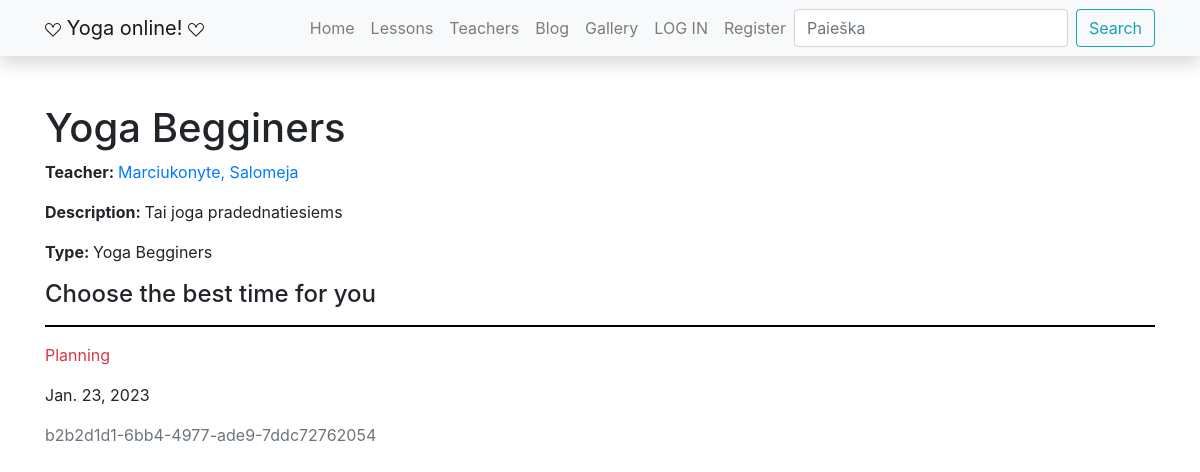
Page /yoga/lessons/1 on the earlier database version.
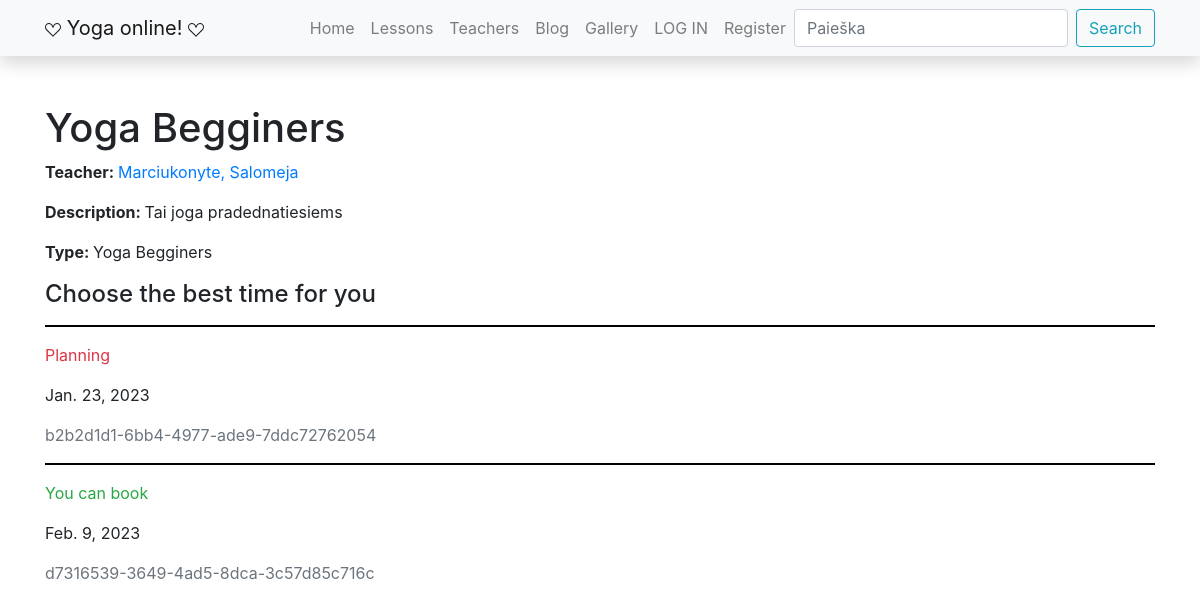
Same page on the later database version.
### yoga/models.py (models this page shows, shortened)
class LessonInstance(models.Model):
    id = models.UUIDField(primary_key=True, default=uuid.uuid4, help_text='Unique lesson code')
    lesson = models.ForeignKey('Lesson', on_delete=models.SET_NULL, null=True)
    due_back = models.DateField('Will be available', null=True, blank=True)
    LOAN_STATUS = (
        ('p', 'Planning'),
        ('a', 'Not available'),
        ('b', 'You can book'),
        ('r', 'Reserved')
    )
    status = models.CharField(
        max_length=1,
        choices=LOAN_STATUS,
        blank=True,
        default='p',
        help_text='Status'
    )
    student = models.ForeignKey(User, on_delete=models.SET_NULL, null=True, blank=True)
    class Meta:
        ordering = ['due_back']  # admin svetainės settingas, kaip rikiuojama

### yoga/views.py (the view)
# urls.py: path('lessons/<int:pk>', views.LessonDetailView.as_view(), name='lesson-detail'),
class LessonDetailView(generic.DetailView):
    model = Lesson  # šablonui autosukuriamas kintamas book
    template_name = 'lesson_detail_styled.html'

### yoga/models.py (called while the page is built)
    def __str__(self):
        return self.name

    def __str__(self):
        return f'{self.last_name}, {self.first_name}'

### yoga/templates/lesson_detail_styled.html
{% extends "base.html" %}
{% block content %}
<h1>{{ lesson.title }} </h1>
<p><strong>Teacher: </strong><a href="{% url 'teacher-detail' lesson.teacher.id %}">{{ lesson.teacher }}</a></p>
<p><strong>Description: </strong>{{ lesson.summary }} </p>
<p><strong>Type: </strong>{{ lesson.type.all|join:", " }}</p>
<h4>Choose the best time for you</h4>
{% for lesson_inst_obj in lesson.lessoninstance_set.all %}
<hr>
<p class="{% if lesson_inst_obj.status == 'b' %}text-success
{% elif lesson_inst_obj.status == 'p' %}text-danger
{% else %}text-warning
{% endif %}">{{ lesson_inst_obj.get_status_display }}</p>
{% if lesson_inst_obj.status != 'a' %}
<p>{{ lesson_inst_obj.due_back }}</p>
{% endif %}
<p class="text-muted">{{ lesson_inst_obj.id }}</p>
{% endfor %}
{% endblock %}

Differences in the rows shown:
added LessonInstance: status "You can book", due_back "Feb. 9, 2023", id "d7316539-3649-4ad5-8dca-3c57d85c716c"
